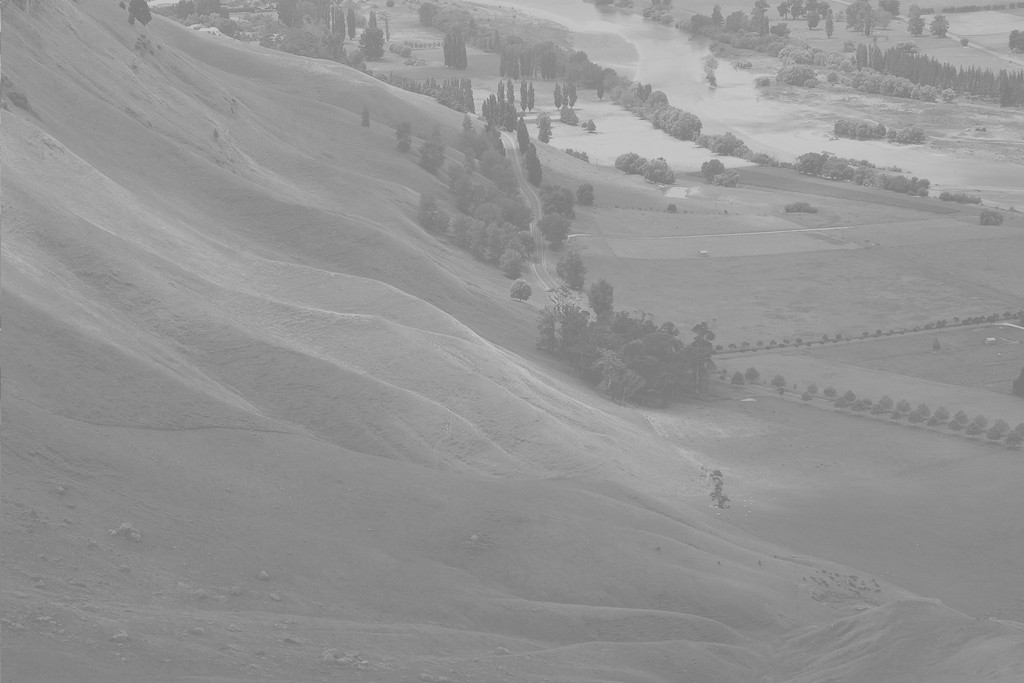
#> input picture CoreML/DHP/image/img.jpeg, 1024 x 683 px
$ jupyter execute main1.ipynb
#> lines starting #> are read from the running program, lines starting #| are printed output that depends on the picture
[cell 1]
import cv2
import numpy as np
import matplotlib.pyplot as plt

[cell 2]
# load the input image and show its dimensions, keeping in mind that
# images are represented as a multi-dimensional NumPy array with
# shape no. rows (height) x no. columns (width) x no. channels (depth)
image = cv2.imread("img.jpeg", cv2.IMREAD_COLOR)
#> image is the input picture: shape (683, 1024, 3); min 114, max 208, mean 148
(h, w, d) = image.shape
#> h = 683; w = 1024; d = 3
print("width={}, height={}, depth={}".format(w, h, d))
#| width=1024, height=683, depth=3

[cell 3]
# Convert BGR image to RGB (matplotlib uses RGB)
img_rgb = cv2.cvtColor(image, cv2.COLOR_BGR2RGB)

# Display the image using matplotlib
plt.imshow(img_rgb)
plt.axis('off')  # Hide axes
plt.show()

[cell 4]
img1 = cv2.imread("img.jpeg" ,0)
#> img1: shape (683, 1024); min 114, max 208, mean 148
img_rgb = cv2.cvtColor(img1, cv2.COLOR_BGR2RGB)

# Display the image using matplotlib
plt.imshow(img_rgb)
plt.axis('off')  # Hide axes
plt.show()

[cell 5]
histogram = cv2.calcHist([img1], [0], None, [256], [0, 256])
#> histogram = 256 values, max 28701 at index 137, min 0 at index 0, mean 2732
cdf = histogram.cumsum()
#> cdf = 256 values from 0 to 699392
plt.plot(histogram/max(histogram))
plt.plot(cdf/max(cdf))
plt.show()
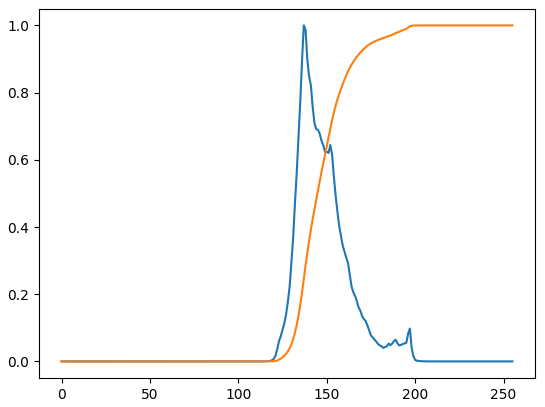
#> figure drawn by matplotlib, 1 panel; curve peaks at x = 137, y = 1; curve peaks at x = 208, y = 1

[cell 6]
equ = cv2.equalizeHist(img1)
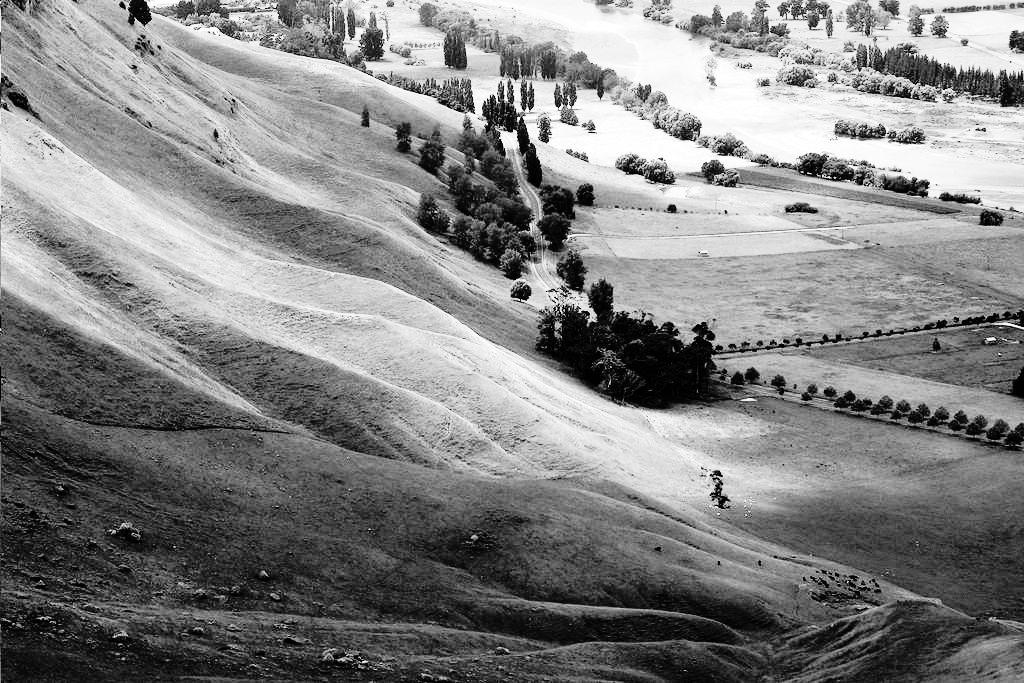
#> equ: shape (683, 1024); min 0, max 255, mean 130.5
img_rgb = cv2.cvtColor(equ, cv2.COLOR_BGR2RGB)

# Display the image using matplotlib
plt.imshow(img_rgb)
plt.axis('off')  # Hide axes
plt.show()

[cell 7]
histogram = cv2.calcHist([equ], [0], None, [256], [0, 256])
#> histogram = 256 values, max 28701 at index 63, min 0 at index 5, mean 2732
cdf = histogram.cumsum()
#> cdf = 256 values from 883 to 699392
plt.plot(histogram/max(histogram))
plt.plot(cdf/max(cdf))
plt.show()
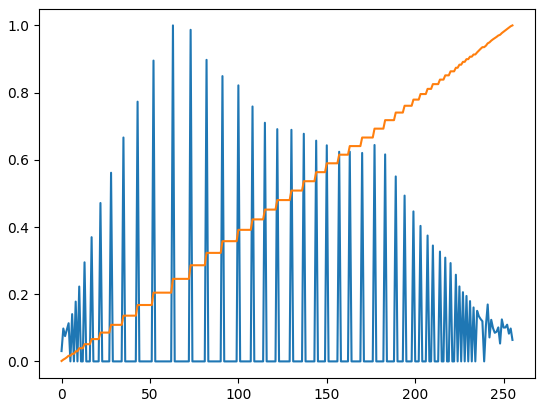
#> figure drawn by matplotlib, 1 panel; curve peaks at x = 63, y = 1; curve peaks at x = 255, y = 1
